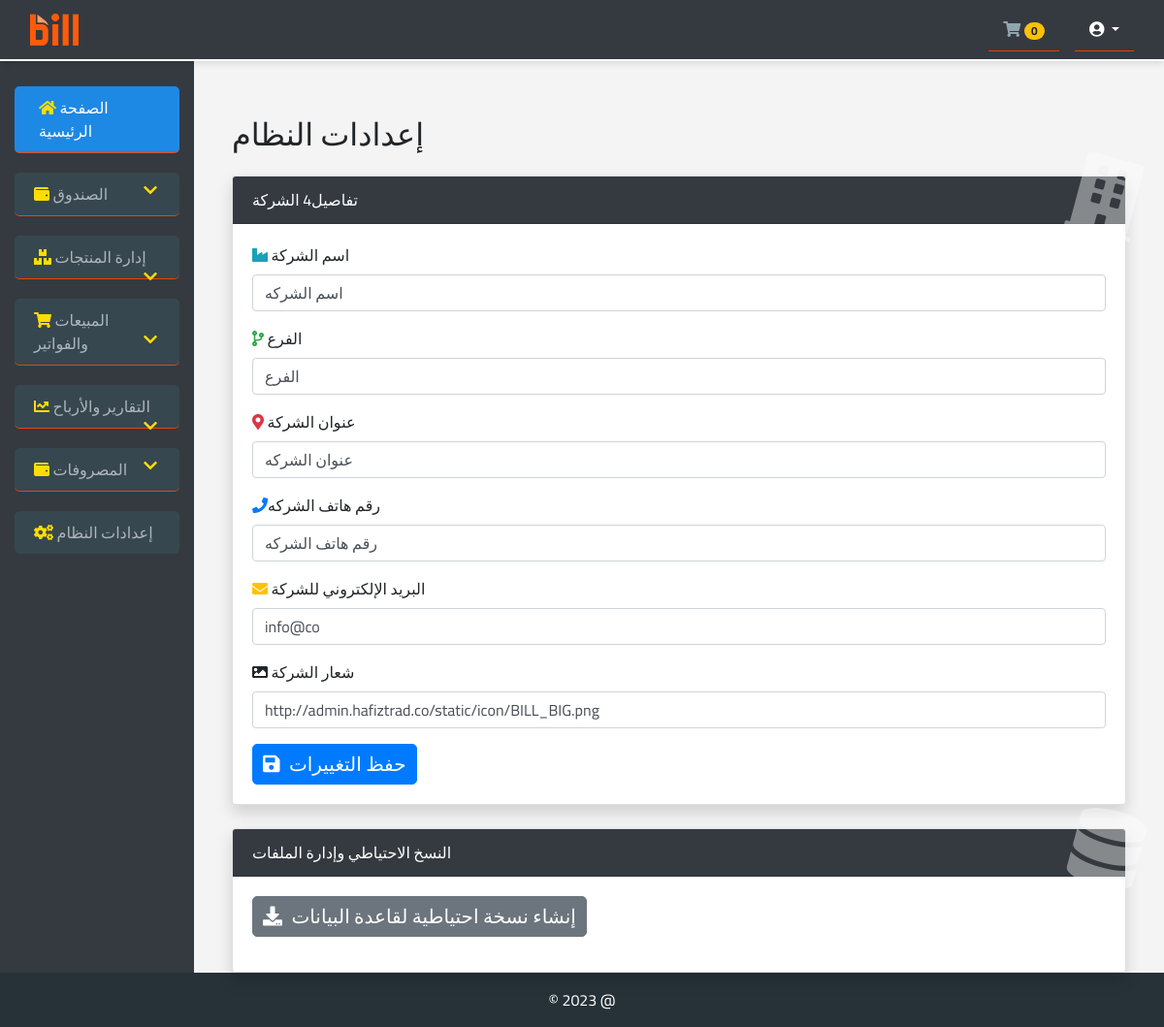
The page /settings on the database its author committed.
### pro1/models.py (models this page shows, shortened)
class CompanyInfo(models.Model):
    name = models.CharField(max_length=255, verbose_name="اسم الشركة")
    branch = models.CharField(max_length=255, verbose_name="الفرع", blank=True, null=True)
    address = models.TextField(verbose_name="عنوان الشركة")
    email = models.EmailField(verbose_name="البريد الإلكتروني للشركة")
    phone = models.CharField(max_length=50, verbose_name="رقم الهاتف", blank=True, null=True)
    logo = models.FileField(upload_to='logo/', null=True, blank=True)
    logo_url = models.TextField(null=True)

### pro1/views.py (the view)
# urls.py: path('settings', views.settings, name='settings'),
def settings(rquest):
    return render(rquest, 'settings.html', {'company_info': CompanyInfo.objects.last()})

### templates/settings.html (shortened to what this page needs)
{% extends 'base.html' %}
{% block con %}
    <div class="container mt-2">
        <h2 class="mb-4">إعدادات النظام</h2>
        <div class="row">
            <div class="col-md-12">
                <div class="card mb-4 shadow">
                    <div class="card-header bg-dark bg-gradient">
                        <i class="fas fa-building card-body-icon"></i> تفاصيل4 الشركة
                    </div>
                    <div class="card-body position-relative">
                        <form method="post" action="{% url 'update_company_info' %}" enctype="multipart/form-data">
                            <div class="form-group">
                                <label for="companyName"><i class="fas fa-industry text-info"></i> اسم الشركة</label>
                                <input type="text" class="form-control" id="companyName" name="name"
                                       value="{{ company_info.name }}">
                            </div>
                            <div class="form-group">
                                <label for="companybranch"><i class="fas fa-code-branch text-success"></i> الفرع
                                </label>
                                <input type="text" class="form-control" id="companybranch" name="branch"
                                       value="{{ company_info.branch }}">
                            </div>
                            <div class="form-group">
                                <label for="companyAddress"><i class="fas fa-map-marker-alt text-danger"></i> عنوان
                                    الشركة </label>
                                <input type="text" class="form-control" id="companyAddress" name="address"
                                       value="{{ company_info.address }}">
                            </div>
                            <div class="form-group">
                                <label for="companyph"><i class="fas fa-phone text-primary"></i>رقم هاتف الشركه </label>
                                <input type="tel" class="form-control" id="companyph" name="ph"
                                       value="{{ company_info.phone }}">
                            </div>
                            <div class="form-group">
                                <label for="companyEmail"><i class="fas fa-envelope text-warning"></i> البريد الإلكتروني
                                    للشركة </label>
                                <input type="email" class="form-control" id="companyEmail" name="email"
                                       value="{{ company_info.email }}">
                            </div>
                            <div class="form-group">
                                <label for="companyLogo"><i class="fas fa-image"></i> شعار الشركة</label>
                                <input type="text" class="form-control" id="companyLogo" name="logo" value="{{  company_info.logo_url }}">
                            </div>
                            <button type="submit" class="btn btn-primary"><i class="fas fa-save"></i> حفظ التغييرات
                            </button>
                        </form>
                    </div>
                </div>
                <div class="card shadow">
                    <div class="card-header bg-dark bg-gradient">
                        <i class="fas fa-database card-body-icon"></i> النسخ الاحتياطي وإدارة الملفات
                    </div>
                    <div class="card-body position-relative">
                        <button type="button" class="btn btn-secondary mb-3"><i class="fas fa-download"></i> إنشاء نسخة
                            احتياطية لقاعدة البيانات
                        </button>
                    </div>
                </div>
            </div>
        </div>
    </div>
{% endblock %}

### templates/base.html (style rules this page uses)
body { font-family: 'Cairo', serif; background-color: #f4f4f4; }
.btn .fas { margin-right: 5px; }
.btn { padding: 10px; font-size: 20px; line-height: 1; border-radius: 5px; text-align: center; }

### templates/settings.html (style rules this page uses)
.card-header { color: white; }
.btn-primary { background-color: #007bff; }
.btn-secondary { background-color: #6c757d; }
.card-body-icon { position: absolute; z-index: 0; top: -1.25rem; right: -1rem; opacity: 0.4; font-size: 5rem; transform: rotate(15deg); }

### rows shown on the page
CompanyInfo: name "اسم الشركه", branch "الفرع", address "عنوان الشركه", ph "رقم هاتف الشركه", email "info@co", logo "http://admin.hafiztrad.co/static/icon/BILL_BIG.png"
